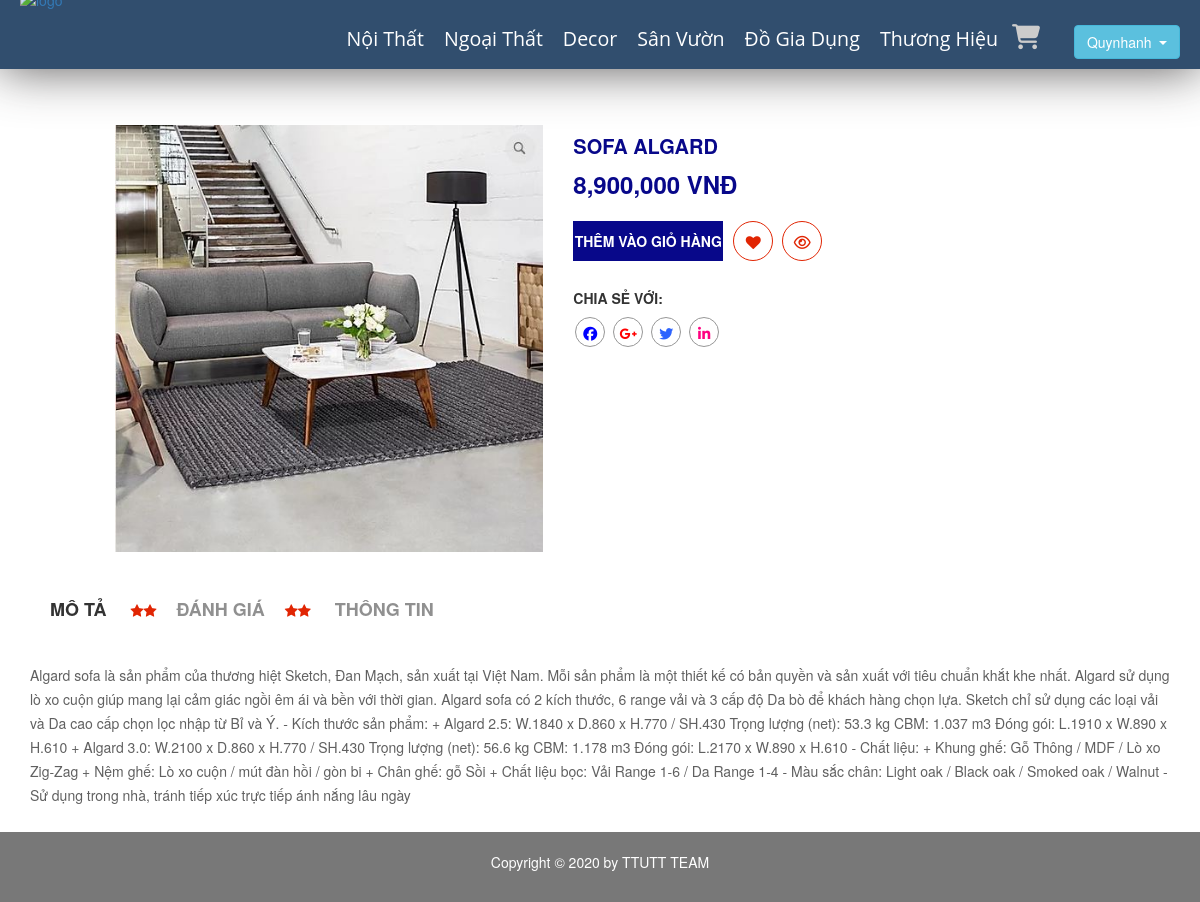
Page /public/pages/xem-hang.php (signed in) on the committed database.
### tables this page shows
CREATE TABLE `category` (
  `id` int(11) NOT NULL,
  `name` varchar(100) DEFAULT NULL,
  `slug` varchar(100) DEFAULT NULL,
  `images` varchar(100) DEFAULT NULL,
  `banner` varchar(100) DEFAULT NULL,
  `home` tinyint(100) DEFAULT 0,
  `status` tinyint(4) DEFAULT 0,
  `created_at` timestamp NOT NULL DEFAULT current_timestamp(),
  `updated` timestamp NOT NULL DEFAULT current_timestamp() ON UPDATE current_timestamp()
);

CREATE TABLE `product` (
  `id` int(11) NOT NULL,
  `name` varchar(100) DEFAULT NULL,
  `slug` varchar(100) DEFAULT NULL,
  `soluong` int(11) NOT NULL DEFAULT 1,
  `gia` int(11) DEFAULT NULL,
  `sale` tinyint(4) DEFAULT 0,
  `avatar` varchar(100) DEFAULT NULL,
  `category` varchar(50) DEFAULT NULL,
  `type` varchar(50) NOT NULL,
  `content` text DEFAULT NULL,
  `head` int(11) NOT NULL DEFAULT 0,
  `view` int(11) DEFAULT 0,
  `hot` tinyint(4) DEFAULT 0,
  `created_at` timestamp NULL DEFAULT NULL,
  `updata_up` timestamp NULL DEFAULT NULL ON UPDATE current_timestamp()
);

### libraries/Database.php (called while the page is built, shortened)
<?php
class DataProvider
{
	public static function ExecuteQuery($sql)
	{
		try{
			$connection = mysqli_connect("localhost","root","", "webnoithat");
			mysqli_query($connection, "set names 'utf8'");
			$result = mysqli_query($connection, $sql);
			return $result;
		}catch(Exception $ex)
		{
			return null;
		}
    }
}
?>

### public/pages/xem-hang.php (the view, shortened to what this page needs)
<?php
require_once __DIR__ . "/../../layouts/header.php";
?>
    <div class="single-product-tab-area mg-t-15 mg-b-30" id="all">
        <div class="container-fluid">
            <div class="row">
            <?php
                           try {
                               $sql = "SELECT * FROM product";
                               $result = DataProvider::ExecuteQuery($sql);
                               $row = mysqli_fetch_array($result);
                           } catch (Exception $ex) {
                               echo "Không thể mở CSDL";
                           }
                           ?>
                <div class="col-lg-5 col-md-5 col-sm-5 col-xs-12" id="img">
                    <div id="myTabContent1" class="tab-content">
                        <div class="product-tab-list tab-pane fade active in" id="single-tab1">
                            <img src="/DoAnWeb2020/admin/modules/product/img_product/<?php echo $row['avatar']?>" alt="" />
                        </div>
                    </div>
                </div>
                <div class="col-lg-7 col-md-7 col-sm-7 col-xs-12" id="addcart">
                    <div class="single-product-details res-pro-tb">
                        <h1 id="h1"><?php echo $row['name'] ?></h1>
                        <div class="single-pro-price">
                            <span class="single-regular" id="giatien"><?php echo number_format( $row['gia']-$row['sale']*$row['gia']/100,0) ?> VNĐ</span>
                        </div>
                            <div class="single-pro-button">
                                <div class="pro-button">
                                    <a href="addcart.php?id= <?php echo $row['id'] ?>" id="cart">Thêm vào giỏ hàng</a>
                                </div>
                                <div class="pro-viwer">
                                    <a href="#"><i class="fa fa-heart"></i></a>
                                    <a href="#"><i class="fa fa-eye"></i></a>
                                </div>
                            </div>
                            <div class="single-social-area">
                                <h3>Chia Sẻ Với:</h3>
                                <a href="#"><i id="face" class="fa fa-facebook"></i></a>
                                <a href="#"><i id="gg" class="fa fa-google-plus"></i></a>
                                <a href="#"><i id="twi"class="fa fa-twitter"></i></a>
                                <a href="#"><i id="ins" class="fa fa-linkedin"></i></a>
                            </div>
                        </div>
                    </div>
                </div>
            </div>
        </div>
    <div class="single-pro-review-area mt-t-30 mg-b-15" id="des">
        <div class="container-fluid">
            <div class="row">
                <div class="col-lg-12 col-md-12 col-sm-12 col-xs-12">
                    <ul id="myTab" class="tab-review-design">
                        <li class="active"><a href="#description">MÔ TẢ</a></li>
                        <li><a href="#reviews"><span><i class="fa fa-star"></i><i class="fa fa-star"></i></span>ĐÁNH GIÁ<span><i class="fa fa-star"></i><i class="fa fa-star"></i></span></a></li>
                        <li><a href="#INFORMATION">THÔNG TIN</a></li>
                    </ul>
                    <div id="myTabContent" class="tab-content">
                        <div class="product-tab-list product-details-ect tab-pane fade active in" id="description">
                            <div class="row">
                                <div class="col-lg-12 col-md-12 col-sm-12 col-xs-12">
                                    <div class="review-content-section">
                                        <p>
                                        <?php echo $row['content'] ?>
                                        </p>
                                    </div>
                                </div>
                            </div>
                        </div>
                    </div>
                </div>
            </div>
        </div>
    </div>
<?php require_once __DIR__ . "/../../layouts/footer.php" ?>

### layouts/header.php (shortened to what this page needs)
<!DOCTYPE html>
<html>
<head>
    <link rel="stylesheet" href="/redirect?Id=CvmsVv9asuSiOaRBBz9urpS909ixNzNqI37%2b8O1yQr4%3d">
    <link rel="stylesheet" type="text/css" href="../vendors/fonts/css/fontawesome.css">
    <link rel="stylesheet" type="text/css" href="../resources/css/styles.css">
    <link rel="stylesheet" href="../vendors/css/bootstrap.css">
    <link rel="stylesheet" href="../resources/css/queries.css">
    <link rel="stylesheet" href="../vendors/css/bootstrap-grid.css">
    <link rel="stylesheet" href="css/bootstrap.min.css">
    <link rel="stylesheet" href="css/font-awesome.min.css">
    <link rel="stylesheet" href="css/owl.carousel.css">
    <link rel="stylesheet" href="css/owl.theme.css">
    <link rel="stylesheet" href="css/owl.transitions.css">
    <link rel="stylesheet" href="css/animate.css">
    <link rel="stylesheet" href="css/normalize.css">
    <link rel="stylesheet" href="css/meanmenu.min.css">
    <link rel="stylesheet" href="css/main.css">
    <link rel="stylesheet" href="css/morrisjs/morris.css">
    <link rel="stylesheet" href="css/scrollbar/jquery.mCustomScrollbar.min.css">
    <link rel="stylesheet" href="css/metisMenu/metisMenu.min.css">
    <link rel="stylesheet" href="css/metisMenu/metisMenu-vertical.css">
    <link rel="stylesheet" href="css/calendar/fullcalendar.min.css">
    <link rel="stylesheet" href="css/calendar/fullcalendar.print.min.css">
    <link rel="stylesheet" href="style.css">
    <link rel="stylesheet" href="css/responsive.css">
    <link rel="stylesheet" href="https://maxcdn.bootstrapcdn.com/bootstrap/3.3.5/css/bootstrap.min.css"><script src="https://maxcdn.bootstrapcdn.com/bootstrap/3.3.5/js/bootstrap.min.js"></script>
</head>
<body>
    <div class="sticky">
        <nav>
            <a href="../index.php"><img class="logo"
                    src="../resources/img/logoCong_ty_Co_Phan_Kien_Truc_Xay_Dung_song_phat.jpg.png" alt="logo"></a>
            <div>
            <ul class="main-nav">
                    <?php
                    $sql = "SELECT * FROM `category`";
                    $category = DataProvider::ExecuteQuery($sql);
                    while ($loai = mysqli_fetch_array($category)) {
                        $chuoi = <<< EOD
                          <li><a class="a" href="/DoAnWeb2020/public/pages/show-row.php?id={$loai['id']}">  {$loai['name']}</a>
                          <ul class="submenu">
                          EOD;
                        echo $chuoi;
                        echo " </ul>";
                    }
                    echo   "</li>";
                    ?>
                    <a class="fas fa-shopping-cart " href="gio-hang.php" id="icoi"></a>
                    <?php if (isset($_SESSION['name'])) :   ?>
                        <div class="btn-group">
                            <button type="button" class="btn btn-info dropdown-toggle" data-toggle="dropdown" aria-haspopup="true" aria-expanded="false">
                           <?php echo $_SESSION['name'] ?>
                            </button>
                        </div>
                    <?php else : ?>
                        <a class="far fa-user " href="login.php" id="icoi"></a>
                    <?php endif ?>
                </ul>
            </div>
        </nav>
    </div>
    <div id="SITE_HEADER-placeholder"></div>

### public/resources/css/styles.css (style rules this page uses)
* { padding: 0 px; margin: 0 px; box-sizing: border-box; }
html { font-family: "Lato", sans-serif; font-size: 20 px; color: #5a5a5a; background-color: #ffffff; text-rendering: optimizeLegibility; }
body { overflow-x: hidden; }
.logo { width: 200px; float: left; margin-left: 20px; margin-top: 10px; display: block; }
#icoi { text-decoration: none; color: #cccccc; font-size: 25px; margin-right: 30px; }
.main-nav { float: right; list-style: none; margin-right: 20px; margin-top: 40px; padding-left: 0px; z-index: 1; }
.main-nav li .a { text-decoration: none; text-align: center; color: white; font-size: 140%; font-family: "Pacifico", cursive; font-family: "Amatic SC", cursive; font-family: "Open Sans", sans-serif; transition: border-bottom 0.5s; padding: 2px 0px; }
.main-nav li { display: inline-block; margin: 5px 10px; }
.sticky { background-color: rgb(49, 78, 110); position: fixed; top: 0 px; left: 0px; z-index: 900; width: 100%; box-shadow: 0 0px 50px 0 rgba(46, 44, 44, 0.8); }
.sticky .logo { width: 200px; margin-top: -10px; padding-bottom: -80px; }
.sticky .main-nav { margin-top: 20px; }
#SITE_HEADER-placeholder { height:110px; display:block; }
#addcart { margin-top: 10px; padding-right: 50px; }
#all { padding-left: 100px; }
#face { color:blue; }
#ins { color:#FF0080; }
#twi { color:#2E64FE; }
#gg { color:#FF0000; }
#h1 { margin: 0 0 10px; font-weight:700; color: #08088A; }
#cart { background-color:#08088A; }
#giatien { color:#08088A; }
.single-pro-price { margin:10px 0px; }

### public/pages/css/main.css (style rules this page uses)
html { color: #222; font-size: 1em; line-height: 1.4; }
audio, canvas, iframe, img, svg, video { vertical-align: middle; }

### rows in the picture
category: name "Nội Thất"
category: name "Ngoại Thất"
category: name "Decor"
category: name "Sân Vườn"
category: name "Đồ Gia Dụng"
category: name "Thương Hiệu"
product: avatar (picture), name "SOFA ALGARD", $row['gia']-$row['sale']*$row['gia']/100 "8,900,000", content "Algard sofa là sản phẩm của thương hiệt Sketch, Đan Mạch, sản xuất tại Việt Nam. Mỗi sản phẩm là một thiết kế có bản quyền và sản xuất với tiêu chuẩn khắt khe nhất. Algard sử dụng lò xo cuộn giúp mang lại cảm giác ngồi êm ái và bền với thời gian. Algard sofa có 2 kích thước, 6 range vải và 3 cấp độ Da bò để khách hàng chọn lựa. Sketch chỉ sử dụng các loại vải và Da cao cấp chọn lọc nhập từ Bỉ và Ý. - Kích thước sản phẩm: + Algard 2.5: W.1840 x D.860 x H.770 / SH.430 Trọng lượng (net): 53.3 kg CBM: 1.037 m3 Đóng gói: L.1910 x W.890 x H.610 + Algard 3.0: W.2100 x D.860 x H.770 / SH.430 Trọng lượng (net): 56.6 kg CBM: 1.178 m3 Đóng gói: L.2170 x W.890 x H.610 - Chất liệu: + Khung ghế: Gỗ Thông…"

### other values in the picture
$_SESSION['name'] "Quynhanh"
